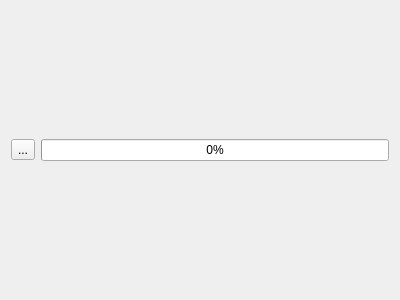
<?xml version="1.0" encoding="UTF-8"?>
<ui version="4.0">
 <class>ReceiveFile</class>
 <widget class="QWidget" name="ReceiveFile">
  <property name="geometry">
   <rect>
    <x>0</x>
    <y>0</y>
    <width>400</width>
    <height>300</height>
   </rect>
  </property>
  <property name="windowTitle">
   <string>Form</string>
  </property>
  <layout class="QHBoxLayout" name="horizontalLayout">
   <item>
    <widget class="QToolButton" name="toolButton">
     <property name="text">
      <string>...</string>
     </property>
     <property name="icon">
      <iconset resource="res.qrc">
       <normaloff>:/image/WJ.png</normaloff>:/image/WJ.png</iconset>
     </property>
    </widget>
   </item>
   <item>
    <widget class="QProgressBar" name="progressBar">
     <property name="value">
      <number>0</number>
     </property>
    </widget>
   </item>
  </layout>
 </widget>
 <resources>
  <include location="res.qrc"/>
 </resources>
 <connections/>
</ui>
